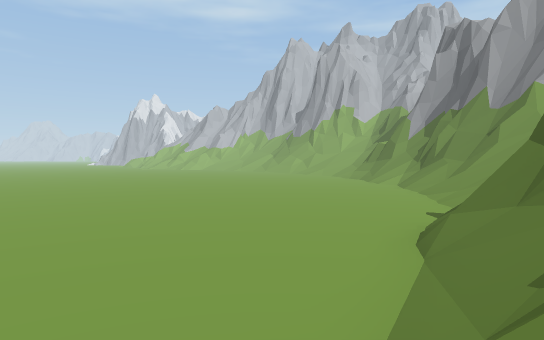
[1] (above)

17 first-person views from a walk through a 3-D level made in the Unity game engine. The camera is 1.3 m above the floor, tilts 2° down and sees 75° across. The floor is counted in squares, 2 m on a side. Each view is taken from the middle of a square. On the plan, view 1 faces up. The plan holds only what a view shows up to about 10 squares ahead; the rest is blank. The place goes on beyond the plan. The player is left out. Some animated figures are left out.

[2]
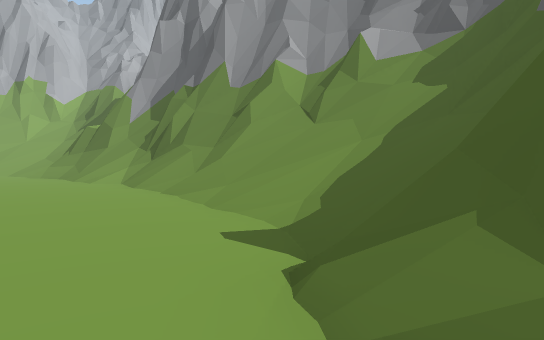

[3]
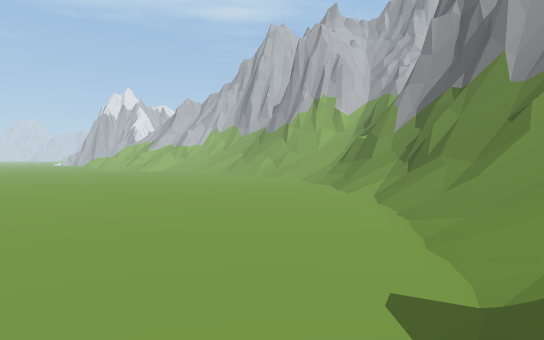

[4]
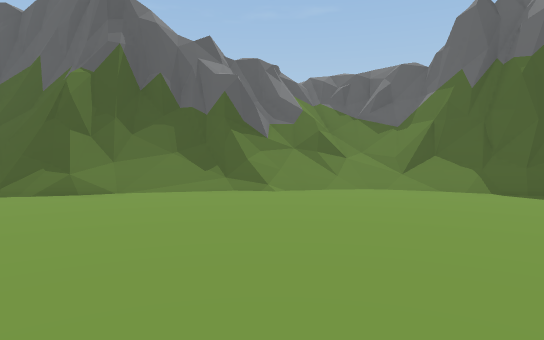

[5]
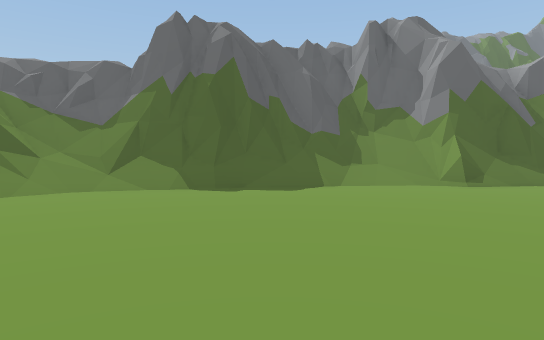

[6]
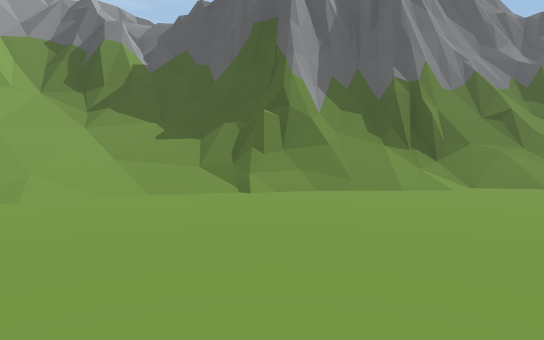

[7]
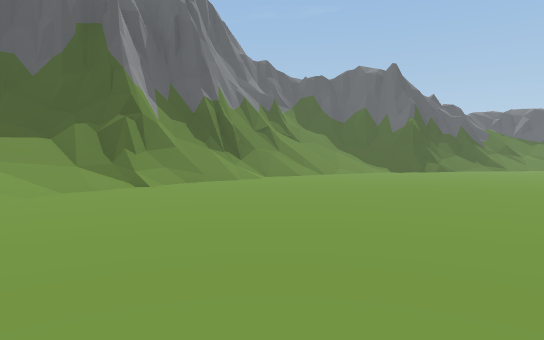

[8]
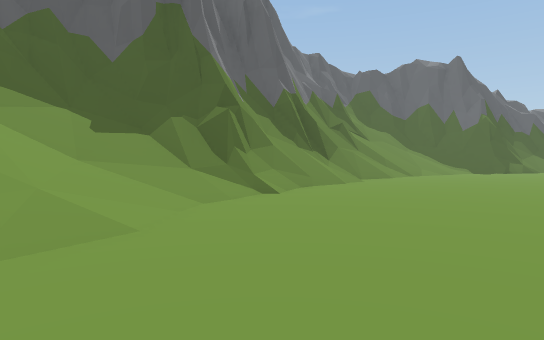

[9]
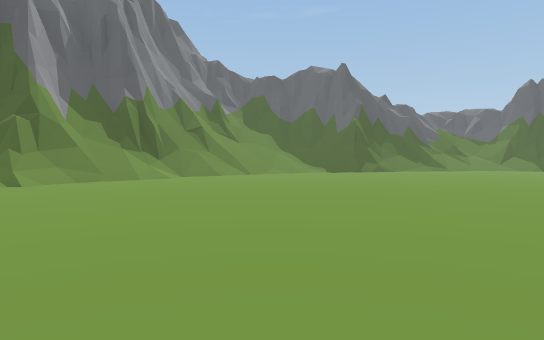

[10]
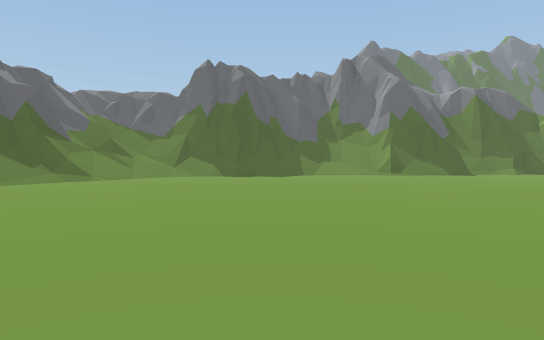

[11]
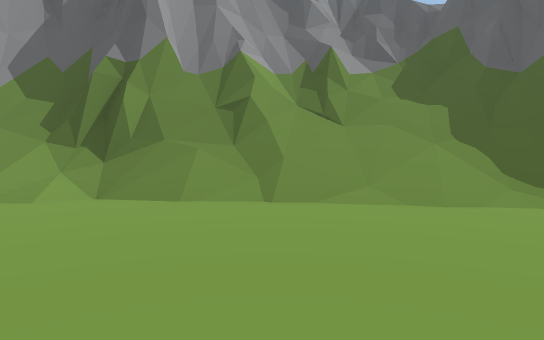

[12]
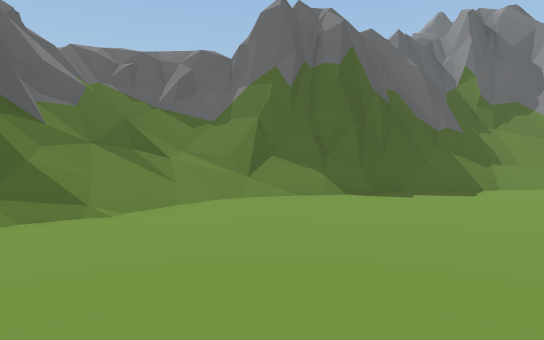

[13]
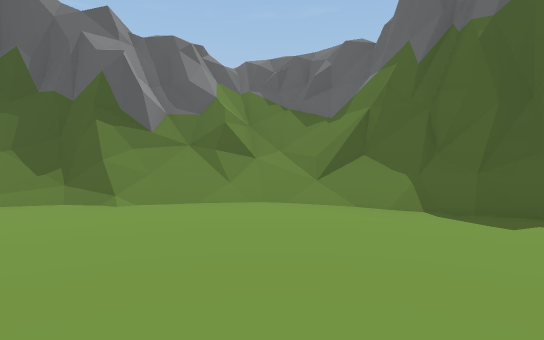

[14]
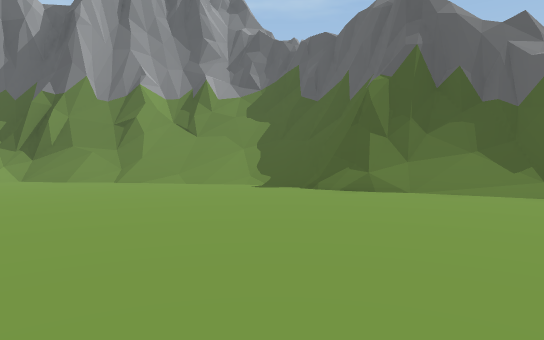

[15]
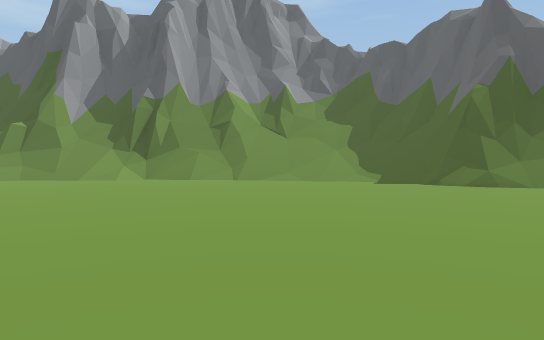

[16]
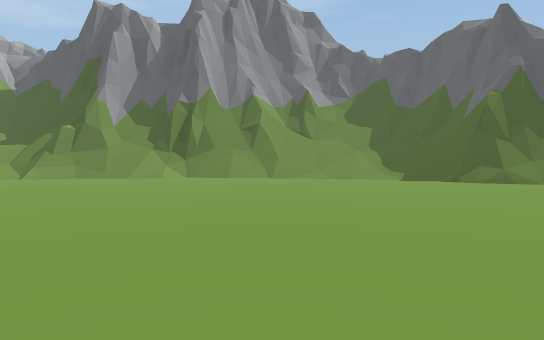

[17]
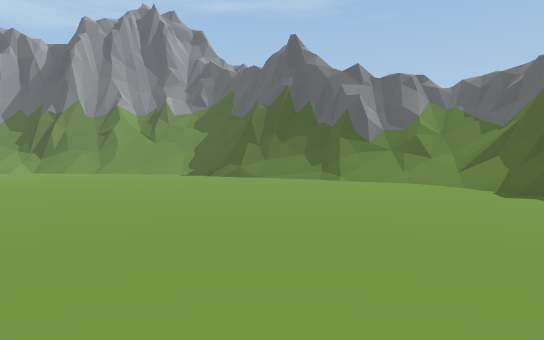

### Floor plan
Key: @ floor where view 1 was taken; # wall or solid block; . floor; / step, stairs or slope; = window, fence, low wall or low ledge; ^ raised ledge; v drop or lower ground.
Columns run from 10 left of view 1 to 10 right of it. Each row starts with its distance up from view 1.
 22          .../////#
 21       .......////==v
 20       .......////=#v
 19     ..........///#^
 18     ..........//=^^
 17     ........../#^^v
 16     ..........//^^v
 15     .........../#^ v
 14      ........../=^ v
 13      ........../#^
 12      ........../=^^
 11     ...........//=#^
 10    ............//==^^
  9    ............//==##
  8   ............////##^
  7   ............/////=^
  6  .............////=#
  5 .............=///=^=
  4 ............/#^=^^v
  3 ............/^ ^
  2 .........../=^=^
  1 ........../=#=v#
  0 ..........@/#=v
 -1 ......../////^^
 -2 //..///##///#^
 -3 =////#^^#=//==
 -4 ^#//^^vv#=####
 -5 ^==##v   =//

Positions as (right, up) in squares from view 1, and headings:
1: (0, 0), facing up
2: (1, 4), facing up-right
3: (2, 4), facing up
4: (-5, 6), facing down-right
5: (-5, 6), facing down
6: (-3, 17), facing right
7: (-4, 21), facing down-right
8: (-1, 22), facing down-right
9: (-6, 19), facing down-right
10: (-5, 11), facing down
11: (-1, 10), facing right
12: (-2, 5), facing down
13: (-5, 3), facing down-right
14: (-5, 6), facing right
15: (-6, 9), facing right
16: (-7, 10), facing right
17: (-10, 3), facing right
